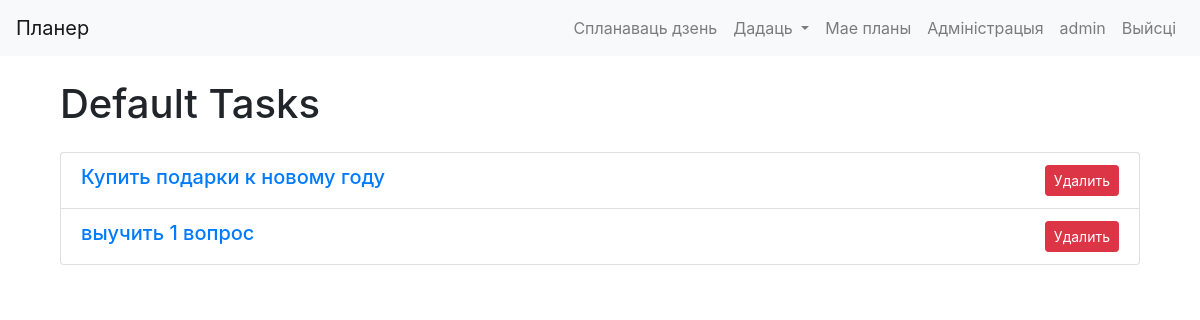
/calendar/view_default_tasks/ (signed in), run on an earlier commit of the app's database.
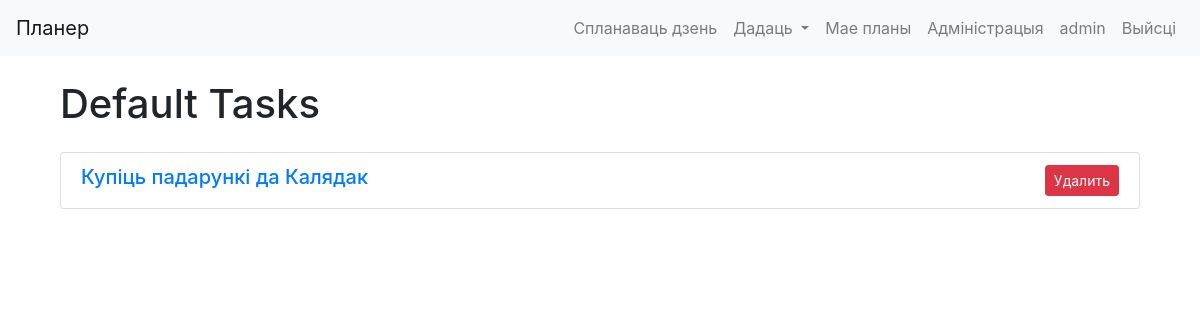
And on a later commit of the database.
### cal/models.py (models this page shows, shortened)
class DefaultPlan(models.Model):
    name = models.CharField(max_length=63)
    time_a_day = models.DurationField()

class DefaultTask(DefaultPlan):
    due_date = models.DateField()

class DefaultPlan(models.Model):
    name = models.CharField(max_length=63)
    time_a_day = models.DurationField()

### cal/views.py (the view)
# urls.py: path('view_default_tasks/', views.view_default_tasks, name='view_default_tasks'),
@login_required
@user_passes_test(admin_check)
def view_default_tasks(request):
    tasks = DefaultTask.objects.all()
    return render(request, 'cal/view_default_tasks.html', {'tasks': tasks})

### cal/views.py (called while the page is built)
def admin_check(user):
    return user.is_superuser

### cal/templates/cal/view_default_tasks.html (shortened to what this page needs)
{% extends "cal/layout.html" %}
{% load static %}
{% block content %}
<div class="container-fluid">
    <h1 class="my-4">Default Tasks</h1>
    <div class="row">
      <div class="col">
        <div class="list-group">
          {% for task in tasks %}
            <div class="list-group-item">
              <div class="d-flex w-100 justify-content-between">
                <a href="{% url 'cal:edit_default_task' task.id %}">
                  <h5 class="mb-1">{{ task.name }}</h5>
                </a>
                <form method="post" action="{% url 'cal:delete_default_task' task.id %}">
                  <button class="btn btn-danger btn-sm" type="submit">Удалить</button>
                </form>
              </div>
            </div>
          {% endfor %}
        </div>
      </div>
    </div>
  </div>
  </div>
{% endblock %}

What changed in the data, as far as the page shows it:
removed DefaultTask: name "Купить подарки к новому году"
removed DefaultTask: name "выучить 1 вопрос"
added DefaultTask: name "Купіць падарункі да Калядак"
